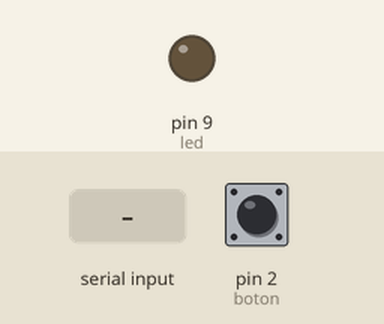
Recording of a sketch running on a simulated Arduino Uno, built with avr-gcc and run on an emulated ATmega328P. Shown: output pins drawn as LEDs (lit = HIGH). Inputs (shaded band) come from the test bench; at power-on: pin 2 (boton) HIGH.

Above: at 1.2 s.
1.3 s: "H" received over Serial
At 2.6 s:
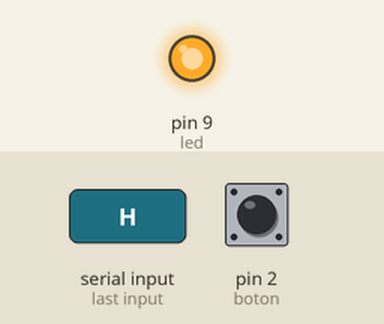
4.4 s: "L" received over Serial
At 5.0 s:
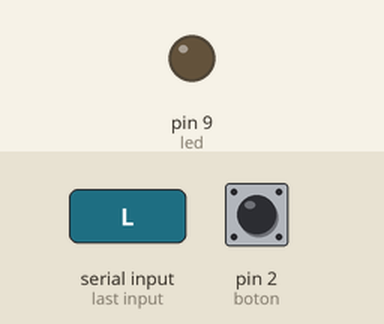
Timing chart, 0 to 7.4 s (numbered marks = the images above; inputs shaded):
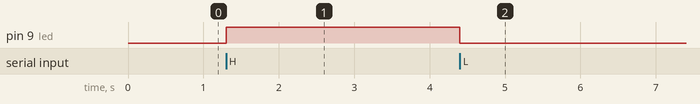

The sketch:

EvangelicaChatArduino_Arduino.ino
```cpp
int boton = 2;
int led = 9;

void setup() {
  pinMode(boton, INPUT_PULLUP);
  pinMode(led, OUTPUT);
  Serial.begin(9600);
}

void loop() {
  if (digitalRead(boton) == 0 ) {
    Serial.println("H");
    delay(500);
  }
  if (Serial.available() ) {
    char letra = Serial.read();
    if (letra == 'H') {
      digitalWrite(led, HIGH);
    }
    else if (letra == 'L') {
      digitalWrite(led, LOW);
    }
  }
}
```

Measured:
- after the input at 1.3 s, pin 9 (led): LOW → HIGH at once
- after the input at 4.4 s, pin 9 (led): HIGH → LOW at once
